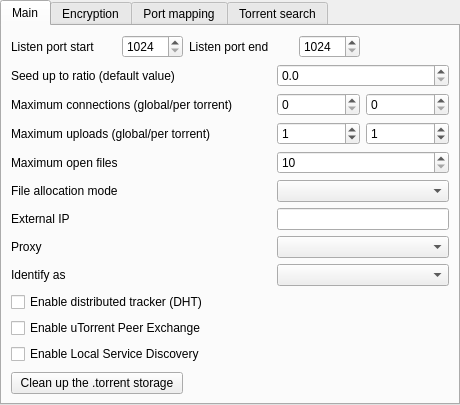
<?xml version="1.0" encoding="UTF-8"?>
<ui version="4.0">
 <class>SettingsTorrentForm</class>
 <widget class="QWidget" name="SettingsTorrentForm">
  <property name="geometry">
   <rect>
    <x>0</x>
    <y>0</y>
    <width>460</width>
    <height>401</height>
   </rect>
  </property>
  <layout class="QGridLayout">
   <property name="margin">
    <number>0</number>
   </property>
   <item row="0" column="0">
    <widget class="QTabWidget" name="tabWidget">
     <property name="currentIndex">
      <number>0</number>
     </property>
     <widget class="QWidget" name="tab">
      <attribute name="title">
       <string>Main</string>
      </attribute>
      <layout class="QGridLayout" name="gridLayout">
       <item row="0" column="0" colspan="4">
        <layout class="QHBoxLayout">
         <property name="spacing">
          <number>6</number>
         </property>
         <property name="margin">
          <number>0</number>
         </property>
         <item>
          <widget class="QLabel" name="label">
           <property name="sizePolicy">
            <sizepolicy hsizetype="Expanding" vsizetype="Preferred">
             <horstretch>0</horstretch>
             <verstretch>0</verstretch>
            </sizepolicy>
           </property>
           <property name="text">
            <string>Listen port start</string>
           </property>
          </widget>
         </item>
         <item>
          <widget class="QSpinBox" name="spinListenStart">
           <property name="minimum">
            <number>1024</number>
           </property>
           <property name="maximum">
            <number>32768</number>
           </property>
          </widget>
         </item>
         <item>
          <widget class="QLabel" name="label_2">
           <property name="sizePolicy">
            <sizepolicy hsizetype="Expanding" vsizetype="Preferred">
             <horstretch>0</horstretch>
             <verstretch>0</verstretch>
            </sizepolicy>
           </property>
           <property name="text">
            <string>Listen port end</string>
           </property>
          </widget>
         </item>
         <item>
          <widget class="QSpinBox" name="spinListenEnd">
           <property name="minimum">
            <number>1024</number>
           </property>
           <property name="maximum">
            <number>32768</number>
           </property>
          </widget>
         </item>
        </layout>
       </item>
       <item row="1" column="0" colspan="3">
        <widget class="QLabel" name="label_3">
         <property name="sizePolicy">
          <sizepolicy hsizetype="Expanding" vsizetype="Preferred">
           <horstretch>0</horstretch>
           <verstretch>0</verstretch>
          </sizepolicy>
         </property>
         <property name="text">
          <string>Seed up to ratio (default value)</string>
         </property>
        </widget>
       </item>
       <item row="1" column="3" colspan="2">
        <widget class="QDoubleSpinBox" name="spinRatio">
         <property name="decimals">
          <number>1</number>
         </property>
         <property name="minimum">
          <double>0.000000000000000</double>
         </property>
         <property name="singleStep">
          <double>0.100000000000000</double>
         </property>
        </widget>
       </item>
       <item row="2" column="0" colspan="3">
        <widget class="QLabel" name="label_4">
         <property name="sizePolicy">
          <sizepolicy hsizetype="Expanding" vsizetype="Preferred">
           <horstretch>0</horstretch>
           <verstretch>0</verstretch>
          </sizepolicy>
         </property>
         <property name="text">
          <string>Maximum connections (global/per torrent)</string>
         </property>
        </widget>
       </item>
       <item row="2" column="3">
        <widget class="QSpinBox" name="spinConnections">
         <property name="maximum">
          <number>10000</number>
         </property>
        </widget>
       </item>
       <item row="2" column="4">
        <widget class="QSpinBox" name="spinConnectionsLocal">
         <property name="maximum">
          <number>10000</number>
         </property>
        </widget>
       </item>
       <item row="3" column="0" colspan="3">
        <widget class="QLabel" name="label_5">
         <property name="text">
          <string>Maximum uploads (global/per torrent)</string>
         </property>
        </widget>
       </item>
       <item row="3" column="3">
        <widget class="QSpinBox" name="spinUploads">
         <property name="value">
          <number>1</number>
         </property>
        </widget>
       </item>
       <item row="3" column="4">
        <widget class="QSpinBox" name="spinUploadsLocal">
         <property name="value">
          <number>1</number>
         </property>
        </widget>
       </item>
       <item row="4" column="0" colspan="3">
        <widget class="QLabel" name="label_6">
         <property name="text">
          <string>Maximum open files</string>
         </property>
        </widget>
       </item>
       <item row="4" column="3" colspan="2">
        <widget class="QSpinBox" name="spinFiles">
         <property name="minimum">
          <number>10</number>
         </property>
         <property name="maximum">
          <number>500</number>
         </property>
        </widget>
       </item>
       <item row="5" column="0" colspan="3">
        <widget class="QLabel" name="label_7">
         <property name="text">
          <string>File allocation mode</string>
         </property>
        </widget>
       </item>
       <item row="5" column="3" colspan="2">
        <widget class="QComboBox" name="comboAllocation"/>
       </item>
       <item row="6" column="0">
        <widget class="QLabel" name="label_8">
         <property name="text">
          <string>External IP</string>
         </property>
        </widget>
       </item>
       <item row="6" column="3" colspan="2">
        <widget class="QLineEdit" name="lineIP"/>
       </item>
       <item row="9" column="0" colspan="3">
        <widget class="QCheckBox" name="checkDHT">
         <property name="text">
          <string>Enable distributed tracker (DHT)</string>
         </property>
        </widget>
       </item>
       <item row="10" column="0" colspan="3">
        <widget class="QCheckBox" name="checkPEX">
         <property name="text">
          <string>Enable uTorrent Peer Exchange</string>
         </property>
        </widget>
       </item>
       <item row="11" column="0" colspan="3">
        <widget class="QCheckBox" name="checkLSD">
         <property name="text">
          <string>Enable Local Service Discovery</string>
         </property>
        </widget>
       </item>
       <item row="12" column="1" colspan="3">
        <spacer>
         <property name="orientation">
          <enum>Qt::Vertical</enum>
         </property>
         <property name="sizeHint" stdset="0">
          <size>
           <width>141</width>
           <height>21</height>
          </size>
         </property>
        </spacer>
       </item>
       <item row="13" column="0" colspan="2">
        <widget class="QPushButton" name="pushCleanup">
         <property name="text">
          <string>Clean up the .torrent storage</string>
         </property>
        </widget>
       </item>
       <item row="13" column="2" colspan="3">
        <spacer>
         <property name="orientation">
          <enum>Qt::Horizontal</enum>
         </property>
         <property name="sizeHint" stdset="0">
          <size>
           <width>181</width>
           <height>20</height>
          </size>
         </property>
        </spacer>
       </item>
       <item row="8" column="0" colspan="3">
        <widget class="QLabel" name="label_16">
         <property name="text">
          <string>Identify as</string>
         </property>
        </widget>
       </item>
       <item row="8" column="3" colspan="2">
        <widget class="QComboBox" name="comboUA"/>
       </item>
       <item row="7" column="0">
        <widget class="QLabel" name="label_9">
         <property name="text">
          <string>Proxy</string>
         </property>
        </widget>
       </item>
       <item row="7" column="3" colspan="2">
        <widget class="QComboBox" name="comboProxy"/>
       </item>
      </layout>
     </widget>
     <widget class="QWidget" name="tab_2">
      <attribute name="title">
       <string>Encryption</string>
      </attribute>
      <layout class="QGridLayout">
       <item row="0" column="0">
        <widget class="QLabel" name="label_12">
         <property name="text">
          <string>Encryption of incoming connections</string>
         </property>
        </widget>
       </item>
       <item row="0" column="1">
        <widget class="QComboBox" name="comboEncIncoming"/>
       </item>
       <item row="1" column="0">
        <widget class="QLabel" name="label_13">
         <property name="text">
          <string>Encryption of outgoing connections</string>
         </property>
        </widget>
       </item>
       <item row="1" column="1">
        <widget class="QComboBox" name="comboEncOutgoing"/>
       </item>
       <item row="2" column="0">
        <widget class="QLabel" name="label_14">
         <property name="text">
          <string>Encryption levels</string>
         </property>
        </widget>
       </item>
       <item row="2" column="1">
        <widget class="QComboBox" name="comboEncLevel"/>
       </item>
       <item row="3" column="1">
        <widget class="QCheckBox" name="checkEncRC4Prefer">
         <property name="text">
          <string>Prefer RC4</string>
         </property>
        </widget>
       </item>
       <item row="4" column="0">
        <spacer>
         <property name="orientation">
          <enum>Qt::Vertical</enum>
         </property>
         <property name="sizeHint" stdset="0">
          <size>
           <width>20</width>
           <height>131</height>
          </size>
         </property>
        </spacer>
       </item>
      </layout>
     </widget>
     <widget class="QWidget" name="Portmapping">
      <attribute name="title">
       <string>Port mapping</string>
      </attribute>
      <layout class="QGridLayout">
       <item row="0" column="0">
        <widget class="QCheckBox" name="checkUPNP">
         <property name="text">
          <string>Enable UPnP</string>
         </property>
        </widget>
       </item>
       <item row="1" column="0">
        <widget class="QCheckBox" name="checkNATPMP">
         <property name="text">
          <string>Enable NAT-PMP</string>
         </property>
        </widget>
       </item>
       <item row="2" column="1">
        <spacer>
         <property name="orientation">
          <enum>Qt::Vertical</enum>
         </property>
         <property name="sizeHint" stdset="0">
          <size>
           <width>20</width>
           <height>40</height>
          </size>
         </property>
        </spacer>
       </item>
      </layout>
     </widget>
     <widget class="QWidget" name="tab_4">
      <attribute name="title">
       <string>Torrent search</string>
      </attribute>
      <layout class="QGridLayout" name="gridLayout_2">
       <item row="0" column="0">
        <widget class="QLabel" name="label_15">
         <property name="text">
          <string>Open pages with details</string>
         </property>
        </widget>
       </item>
       <item row="0" column="1">
        <widget class="QComboBox" name="comboDetailsMode"/>
       </item>
       <item row="1" column="0" colspan="2">
        <spacer name="verticalSpacer">
         <property name="orientation">
          <enum>Qt::Vertical</enum>
         </property>
         <property name="sizeHint" stdset="0">
          <size>
           <width>20</width>
           <height>275</height>
          </size>
         </property>
        </spacer>
       </item>
      </layout>
     </widget>
    </widget>
   </item>
  </layout>
 </widget>
 <resources/>
 <connections/>
</ui>
